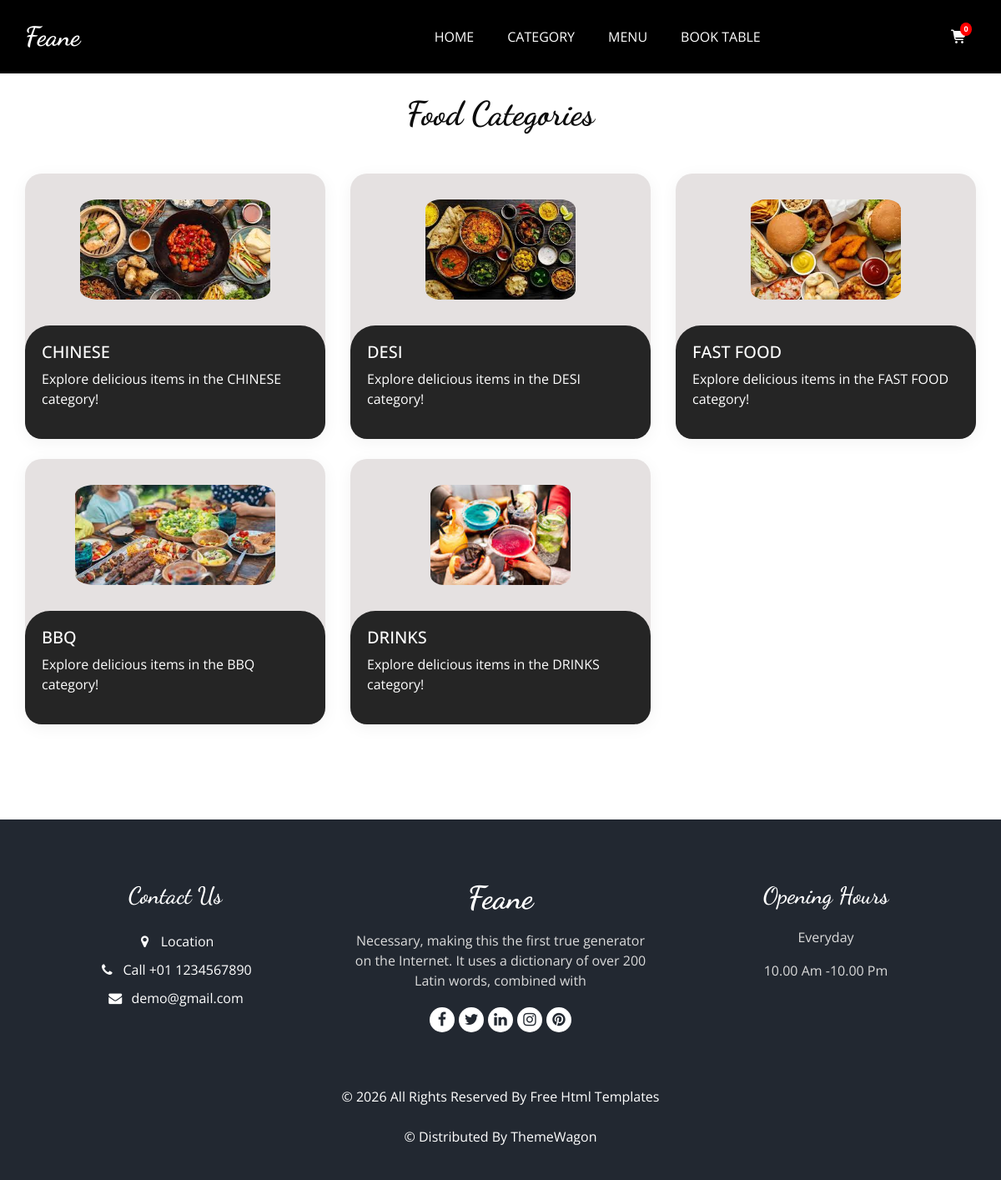
Page /user/frontend/category.php on the committed database.
### tables this page shows
CREATE TABLE `cat` (
  `id` int(11) NOT NULL,
  `cat_name` text DEFAULT NULL,
  `cat_img` text DEFAULT NULL
);

### user/frontend/category.php (the view, shortened to what this page needs)
<?php
include './header.php';
?>
<!DOCTYPE html>
<html lang="en">
<head>
  <link rel="stylesheet" type="text/css" href="css/bootstrap.css" />
  <link rel="stylesheet" type="text/css" href="https://cdnjs.cloudflare.com/ajax/libs/OwlCarousel2/2.3.4/assets/owl.carousel.min.css" />
  <link rel="stylesheet" href="https://cdnjs.cloudflare.com/ajax/libs/jquery-nice-select/1.1.0/css/nice-select.min.css" />
  <link href="css/font-awesome.min.css" rel="stylesheet" />
  <link href="css/style.css" rel="stylesheet" />
  <link href="css/responsive.css" rel="stylesheet" />
</head>
<body>
<section class="category_section layout_padding-bottom">
  <div class="container">
    <div class="heading_container heading_center mt-4">
      <h2>Food Categories</h2>
    </div>
    <div class="row mt-5">
      <?php
require '../../admin/backend/config/config.php';
$query = "SELECT * FROM cat";
$res = mysqli_query($conn, $query);
while ($row = mysqli_fetch_assoc($res)) {
?>
  <div class="col-sm-6 col-lg-4 mb-4">
    <div class="box" style="background-color: #e5e1e1ff; border-radius: 20px; overflow: hidden; box-shadow: 0 4px 20px rgba(0,0,0,0.05); transition: 0.3s;">
      <div class="text-center p-3">
        <a href="menu.php?cat=<?= $row['id'] ?>" style="text-decoration: none;">
          <div class="img-box" style="height: 150px; display: flex; align-items: center; justify-content: center;">
            <img src="./../admin/img/<?= $row['cat_img'] ?>" alt="<?= $row['cat_name'] ?>" style="max-height: 120px; max-width: 100%; border-radius: 10%;">
          </div>
        </a>
      </div>
      <div class="detail-box" style="background-color: #252525; color: white; padding: 20px; border-top-left-radius: 30px; border-top-right-radius: 30px;">
        <h5 style="color: white;"><?= $row['cat_name'] ?></h5>
        <p>Explore delicious items in the <?= $row['cat_name'] ?> category!</p>
      </div>
    </div>
  </div>
<?php } ?>
    </div>
  </div>
</section>
<?php
include './footer.php';
?>
</body>
</html>

### user/frontend/css/style.css (style rules this page uses)
body { font-family: "Open Sans", sans-serif; color: #0c0c0c; background-color: #ffffff; overflow-x: hidden; }
.layout_padding-bottom { padding-bottom: 90px; }
h1, h2 { font-family: 'Dancing Script', cursive; }
.heading_container { display: -webkit-box; display: -ms-flexbox; display: flex; -webkit-box-orient: vertical; -webkit-box-direction: normal; -ms-flex-direction: column; flex-direction: column; -webkit-box-align: start; -ms-flex-align: start; align-items: flex-start; }
.heading_container h2 { position: relative; margin-bottom: 0; font-size: 2.5rem; font-weight: bold; }
.heading_container.heading_center { -webkit-box-align: center; -ms-flex-align: center; align-items: center; text-align: center; }
a, a:hover, a:focus { text-decoration: none; }

### user/frontend/css/responsive.css (style rules this page uses)
@media (min-width: 1200px) { .container { max-width: 1170px; } }

### rows in the picture
cat: cat_img (picture), cat_name "CHINESE"
cat: cat_img+cat_name (picture), cat_name "DESI"
cat: cat_img (picture), cat_name "FAST FOOD"
cat: cat_img (picture), cat_name "BBQ"
cat: cat_img+cat_name (picture), cat_name "DRINKS"
